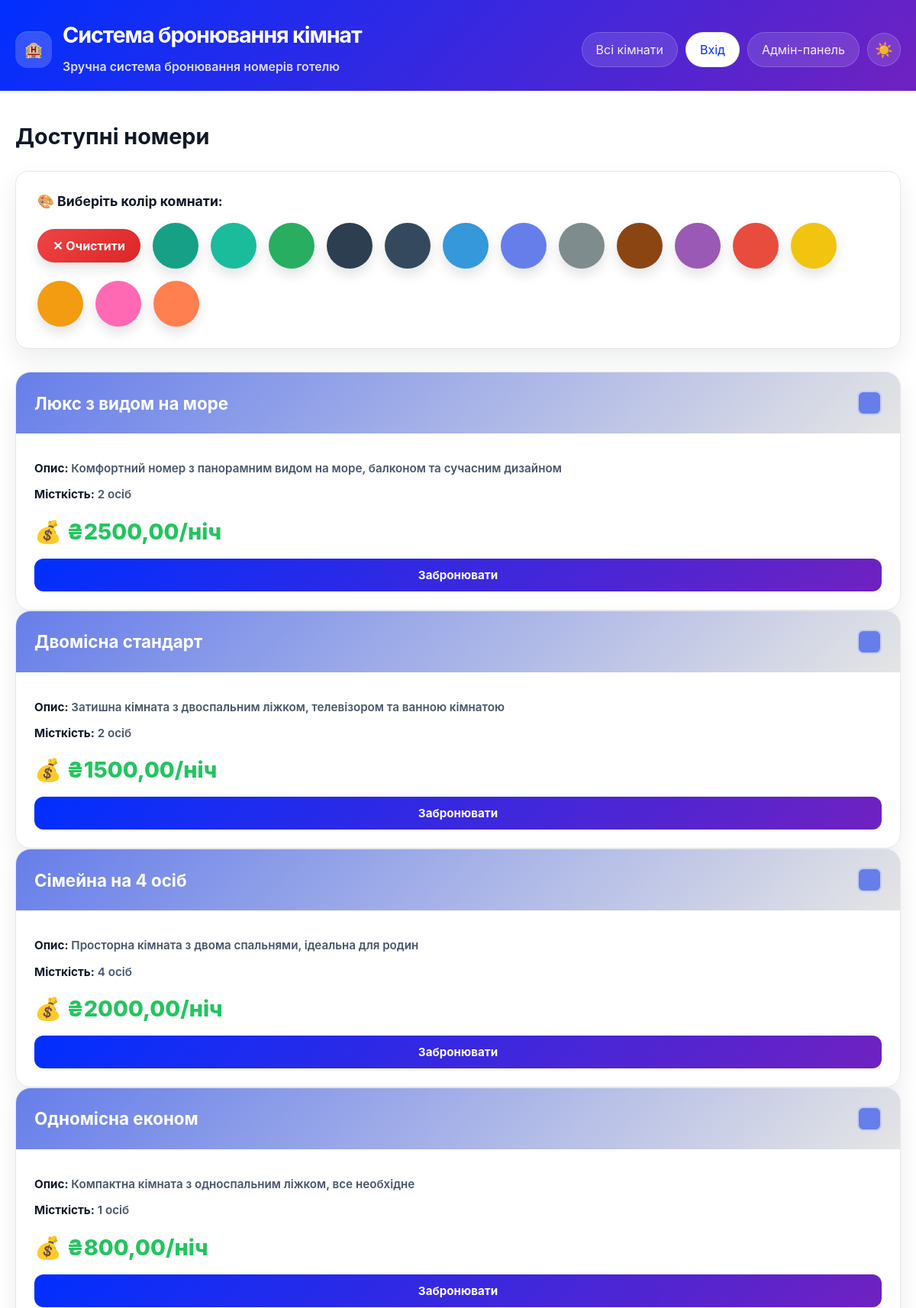
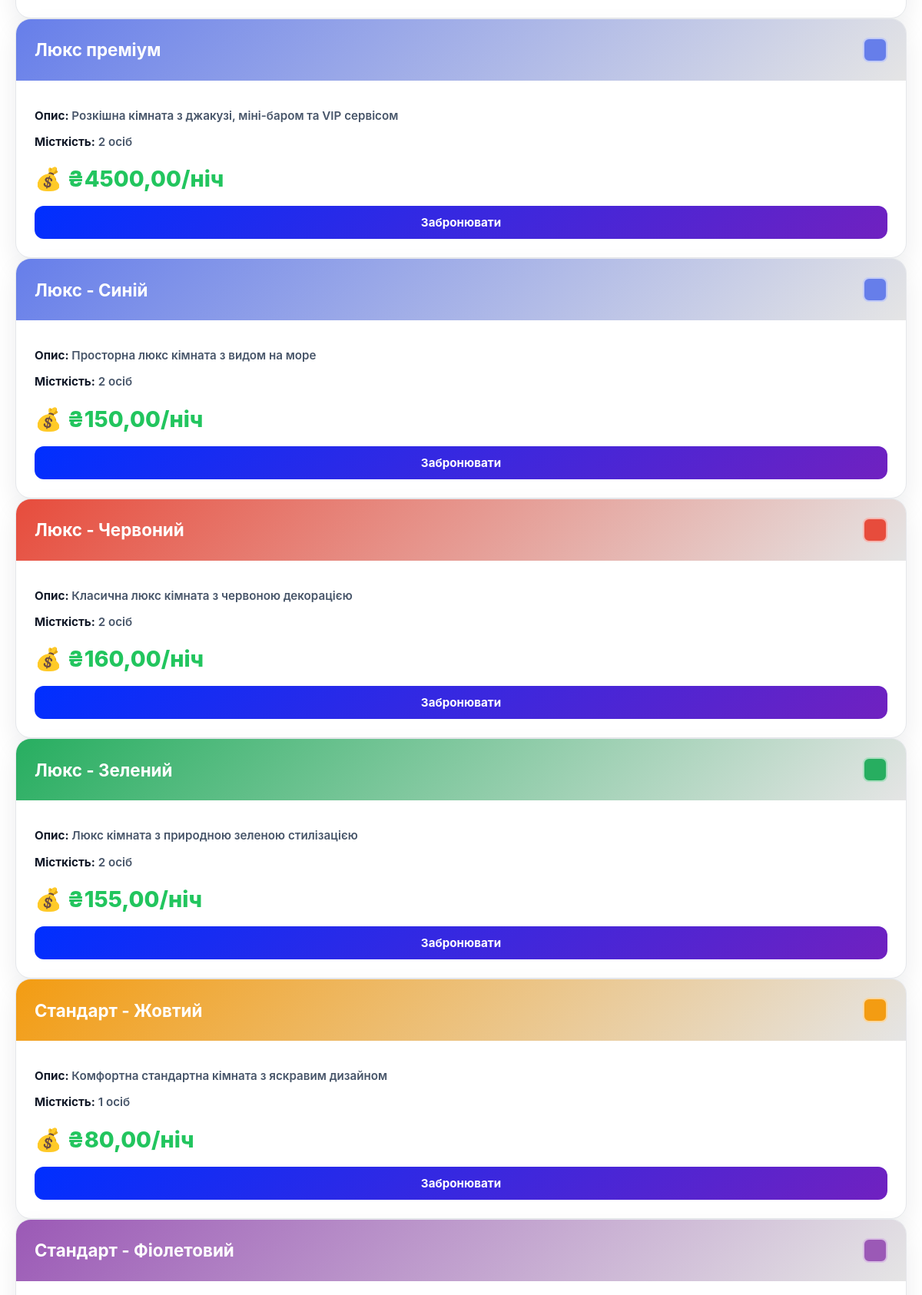
The page / (upper part) on the database its author committed (2 pictures, top to bottom).
### booking/models.py (models this page shows, shortened)
class Settings(models.Model):
    background_color = models.CharField(
        max_length=7,
        default='#ffffff',
        help_text='Колір фону сайту'
    )
    primary_color = models.CharField(
        max_length=7,
        default='#667eea',
        help_text='Основний колір (заголовки, кнопки)'
    )
    secondary_color = models.CharField(
        max_length=7,
        default='#764ba2',
        help_text='Вторинний колір (градієнти, акценти)'
    )
    text_color = models.CharField(
        max_length=7,
        default='#333333',
        help_text='Колір тексту'
    )
    site_title = models.CharField(
        max_length=200,
        default='Система бронювання кімнат',
        help_text='Назва сайту'
    )
    site_description = models.TextField(
        default='Зручна система бронювання номерів готелю',
        help_text='Опис сайту'
    )
    created_at = models.DateTimeField(auto_now_add=True)
    updated_at = models.DateTimeField(auto_now=True)
    class Meta:
        verbose_name = 'Настройки сайту'
        verbose_name_plural = 'Настройки сайту'
    @classmethod
    def get_settings(cls):
        settings, created = cls.objects.get_or_create(id=1)
        return settings

class Room(models.Model):
    name = models.CharField(max_length=100)
    description = models.TextField()
    capacity = models.IntegerField()
    price = models.DecimalField(max_digits=8, decimal_places=2)
    color = models.CharField(
        max_length=7,
        default='#667eea',
        help_text='Колір кімнати у форматі HEX (наприклад: #FF5733)'
    )

### booking/views.py (the view)
# urls.py: path('', views.room_list, name='room_list'),
def room_list(request):
    rooms = Room.objects.all()
    selected_color = request.GET.get('color', '').strip()
    color_match_count = 0
    filtered_rooms = rooms
    if selected_color:
        filtered_rooms = rooms.filter(color__iexact=selected_color)
        color_match_count = filtered_rooms.count()
        filtered_rooms = filtered_rooms[:5]
    all_colors = Room.objects.values_list('color', flat=True).distinct().order_by('color')
    context = {
        'rooms': filtered_rooms,
        'all_colors': all_colors,
        'selected_color': selected_color,
        'color_match_count': color_match_count,
    }
    return render(request, 'booking/room_list.html', context)

### booking/context_processors.py (called while the page is built)
def settings_context(request):
    settings = Settings.get_settings()
    return {
        'settings': settings
    }

### templates/booking/room_list.html (shortened to what this page needs)
{% extends 'booking/base.html' %}
{% block content %}
<h2>Доступні номери</h2>
<div class="color-filter">
    <span class="filter-label">🎨 Виберіть колір комнати:</span>
    <div class="color-buttons">
        <a href="{% url 'room_list' %}" class="reset-filter">✕ Очистити</a>
        {% for color in all_colors %}
            {% if color|lower == selected_color|lower %}
                <div class="color-btn active" style="background-color: {{ color }};"></div>
            {% else %}
                <a href="?color={{ color|urlencode }}" class="color-btn" style="background-color: {{ color }}; text-decoration: none;"></a>
            {% endif %}
        {% endfor %}
    </div>
</div>
{% if rooms %}
    <div class="rooms-grid">
        {% for room in rooms %}
            <div class="room-card">
                <div class="room-header" style="--room-color: {{ room.color }}">
                    <h3>{{ room.name }}</h3>
                    <div class="color-indicator" style="background-color: {{ room.color }};"></div>
                </div>
                <div class="room-body">
                    <div class="room-info">
                        <p><span class="info-label">Опис:</span> {{ room.description }}</p>
                        <p><span class="info-label">Місткість:</span> {{ room.capacity }} осіб</p>
                    </div>
                    <div class="price">💰 ₴{{ room.price }}/ніч</div>
                    <a href="{% url 'room_detail' room.id %}" class="btn">Забронювати</a>
                </div>
            </div>
        {% endfor %}
    </div>
{% endif %}
{% endblock %}

### templates/booking/base.html (shortened to what this page needs)
<!DOCTYPE html>
<html lang="ru">
<head>
</head>
<body>
    <div class="page-shell">
        <header>
            <div class="header-inner container">
                <div class="site-brand">
                    <span>🏨</span>
                    <div>
                        <h1>{{ settings.site_title }}</h1>
                        <p class="site-description">{{ settings.site_description }}</p>
                    </div>
                </div>
                <nav>
                    <a href="{% url 'room_list' %}" class="nav-link">Всі кімнати</a>
                    {% if user.is_authenticated %}
                        <a href="{% url 'my_bookings' %}" class="nav-link">Мої бронювання</a>
                        {% if user.is_staff %}
                            <a href="{% url 'settings' %}" class="nav-action admin-link">⚙️ Настройки</a>
                        {% endif %}
                        <form method="post" action="{% url 'logout' %}">
                            {% csrf_token %}
                            <button type="submit" class="nav-action">Вихід ({{ user.username }})</button>
                        </form>
                    {% else %}
                        <a href="{% url 'login' %}" class="nav-action">Вхід</a>
                    {% endif %}
                    <a href="{% url 'admin:index' %}" class="nav-link">Адмін-панель</a>
                    <button id="theme-toggle" class="theme-toggle" title="Переключити тему">☀️</button>
                </nav>
            </div>
        </header>
        <main class="container">
            {% block content %}{% endblock %}
        </main>
    </div>
</body>
</html>

### rows shown on the page
Settings: site_title "Система бронювання кімнат", site_description "Зручна система бронювання номерів готелю"
Room: name "Люкс з видом на море", description "Комфортний номер з панорамним видом на море, балконом та сучасним дизайном", capacity "2", price "2500,00"
Room: name "Двомісна стандарт", description "Затишна кімната з двоспальним ліжком, телевізором та ванною кімнатою", capacity "2", price "1500,00"
Room: name "Сімейна на 4 осіб", description "Просторна кімната з двома спальнями, ідеальна для родин", capacity "4", price "2000,00"
Room: name "Одномісна економ", description "Компактна кімната з односпальним ліжком, все необхідне", capacity "1", price "800,00"
Room: name "Люкс преміум", description "Розкішна кімната з джакузі, міні-баром та VIP сервісом", capacity "2", price "4500,00"
Room: name "Люкс - Синій", description "Просторна люкс кімната з видом на море", capacity "2", price "150,00"
Room: name "Люкс - Червоний", description "Класична люкс кімната з червоною декорацією", capacity "2", price "160,00"
Room: name "Люкс - Зелений", description "Люкс кімната з природною зеленою стилізацією", capacity "2", price "155,00"
Room: name "Стандарт - Жовтий", description "Комфортна стандартна кімната з яскравим дизайном", capacity "1", price "80,00"
Room: name "Стандарт - Фіолетовий"
